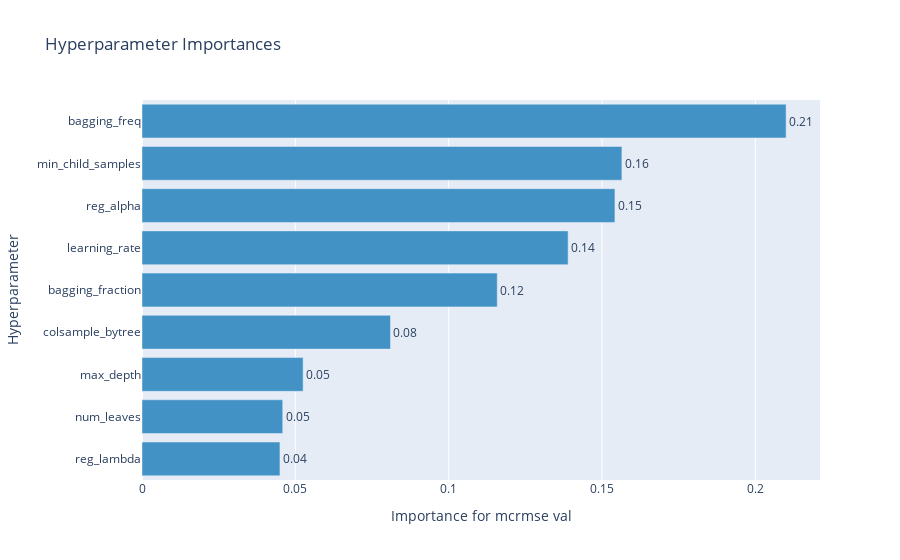
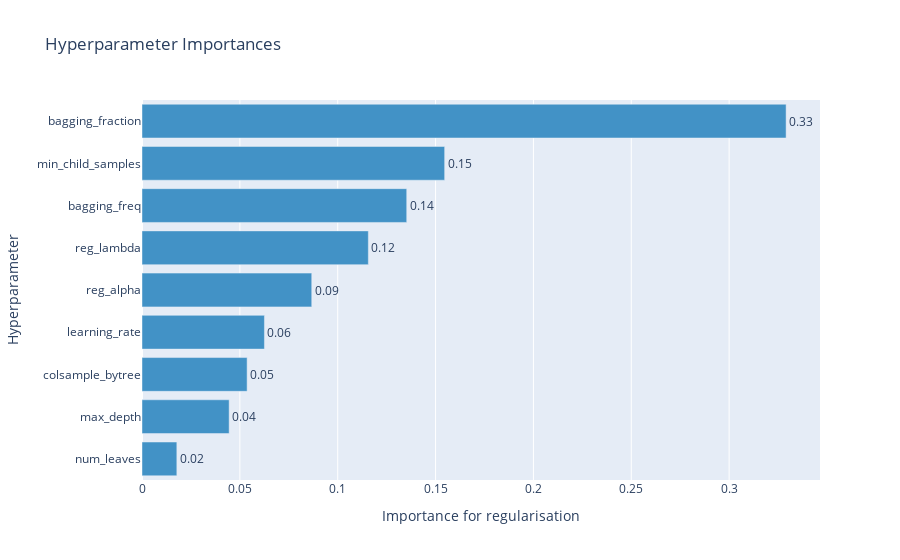

Here is the notebook cell these charts were saved with, in order:
### Code cell
fig = optuna.visualization.plot_param_importances(
    study, target=lambda t: t.values[0], target_name="mcrmse val"
)
fig.show()
fig = optuna.visualization.plot_param_importances(
    study, target=lambda t: t.values[1], target_name="regularisation"
)
fig.show()

### Figure 1 — Plotly figure (JSON) as saved in the notebook; plotly's stock layout.template omitted (floating-point values rounded to 4 significant figures)
{"data": [{"cliponaxis": false, "hovertemplate": ["reg_lambda (FloatDistribution): 0.04498116931885614<extra></extra>", "num_leaves (IntDistribution): 0.04589039373976027<extra></extra>", "max_depth (IntDistribution): 0.05254652595296906<extra></extra>", "colsample_bytree (FloatDistribution): 0.08102962986476722<extra></extra>", "bagging_fraction (FloatDistribution): 0.11584367279275361<extra></extra>", "learning_rate (FloatDistribution): 0.13896043434005836<extra></extra>", "reg_alpha (FloatDistribution): 0.15421965193569154<extra></extra>", "min_child_samples (IntDistribution): 0.1564933866951973<extra></extra>", "bagging_freq (IntDistribution): 0.21003513535994664<extra></extra>"], "marker": {"color": "rgb(66,146,198)"}, "orientation": "h", "text": ["0.04", "0.05", "0.05", "0.08", "0.12", "0.14", "0.15", "0.16", "0.21"], "textposition": "outside", "type": "bar", "x": [0.04498, 0.04589, 0.05255, 0.08103, 0.1158, 0.139, 0.1542, 0.1565, 0.21], "y": ["reg_lambda", "num_leaves", "max_depth", "colsample_bytree", "bagging_fraction", "learning_rate", "reg_alpha", "min_child_samples", "bagging_freq"]}], "layout": {"showlegend": false, "title": {"text": "Hyperparameter Importances"}, "xaxis": {"title": {"text": "Importance for mcrmse val"}}, "yaxis": {"title": {"text": "Hyperparameter"}}}}

### Figure 2 — Plotly figure (JSON) as saved in the notebook; plotly's stock layout.template omitted (floating-point values rounded to 4 significant figures)
{"data": [{"cliponaxis": false, "hovertemplate": ["num_leaves (IntDistribution): 0.017802549843115613<extra></extra>", "max_depth (IntDistribution): 0.04452981461720583<extra></extra>", "colsample_bytree (FloatDistribution): 0.053710851069915314<extra></extra>", "learning_rate (FloatDistribution): 0.06256145064136098<extra></extra>", "reg_alpha (FloatDistribution): 0.08672808669065107<extra></extra>", "reg_lambda (FloatDistribution): 0.11565012437522007<extra></extra>", "bagging_freq (IntDistribution): 0.13526618390426295<extra></extra>", "min_child_samples (IntDistribution): 0.1546444891543542<extra></extra>", "bagging_fraction (FloatDistribution): 0.32910644970391384<extra></extra>"], "marker": {"color": "rgb(66,146,198)"}, "orientation": "h", "text": ["0.02", "0.04", "0.05", "0.06", "0.09", "0.12", "0.14", "0.15", "0.33"], "textposition": "outside", "type": "bar", "x": [0.0178, 0.04453, 0.05371, 0.06256, 0.08673, 0.1157, 0.1353, 0.1546, 0.3291], "y": ["num_leaves", "max_depth", "colsample_bytree", "learning_rate", "reg_alpha", "reg_lambda", "bagging_freq", "min_child_samples", "bagging_fraction"]}], "layout": {"showlegend": false, "title": {"text": "Hyperparameter Importances"}, "xaxis": {"title": {"text": "Importance for regularisation"}}, "yaxis": {"title": {"text": "Hyperparameter"}}}}
